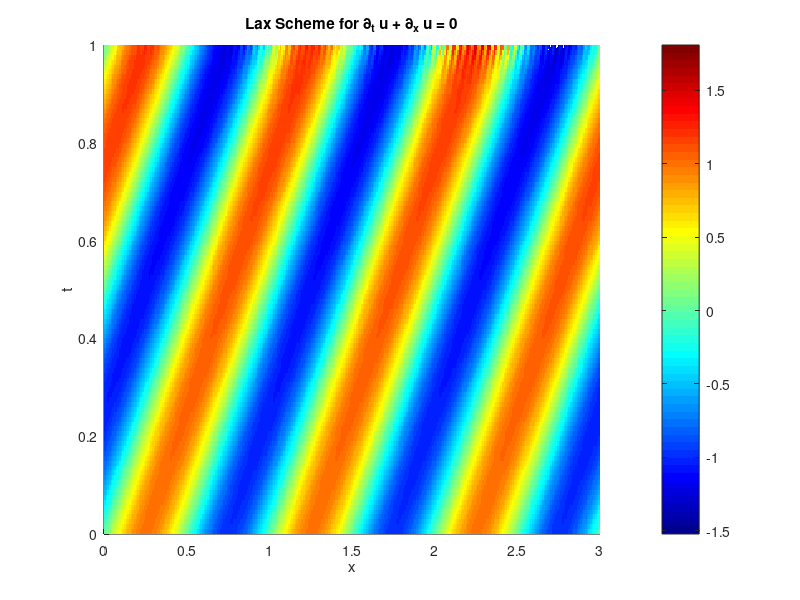

Source code (MATLAB): (Note: this script raises an error after producing the figure.)
% Lax Scheme                        %
% \partial_t u + \partial_x u = 0   %   
% u(x,0) = sin(2 * pi *x)           %
% 0 <= x <= 3                       %
% symeetric boundary conditions     %
% u(0,t) = u(3,t)                   %

clear all; 
close all; 
clc;

% Parameters
L = 3; % Length of the domain
N = 300; % Number of grid points
x = linspace(0, L, N); % Grid points
u = sin(2 * pi * x); % Initial condition
dt = 0.01; % Time step
T = 1; % Total time
t = 0:dt:T; % Time vector
M = length(t); % Number of time steps
% Initialize the solution matrix
U = zeros(N, M); % Solution matrix
U(:, 1) = u; % Initial condition
% Lax scheme parameters
c = 1; % Courant number
dx = L / N; % Grid spacing
lambda = c * dt / dx; % Lax number
% Lax scheme loop
for m = 1:M-1
    for n = 2:N-1
        U(n, m+1) = U(n, m) - lambda * (U(n+1, m) - U(n-1, m)) / 2;
    end
    % Apply periodic boundary conditions
    U(1, m+1) = U(1, m) - lambda * (U(2, m) - U(N-1, m)) / 2;
    U(N, m+1) = U(1, m+1);
end
% Plot the results
figure;
surf(x, t, U','EdgeColor','none'); % Surface plot
xlabel('x'); % x-axis label
ylabel('t'); % y-axis label
zlabel('u'); % z-axis label
title('Lax Scheme for \partial_t u + \partial_x u = 0'); % Title
view(2); % View from above
axis tight; % Tight axis
grid on; % Grid on
colorbar; % Colorbar
% Set colormap
colormap(jet); % Colormap
% Set color limits
clim([-1 1]); % Color limits
% Set colorbar limits
